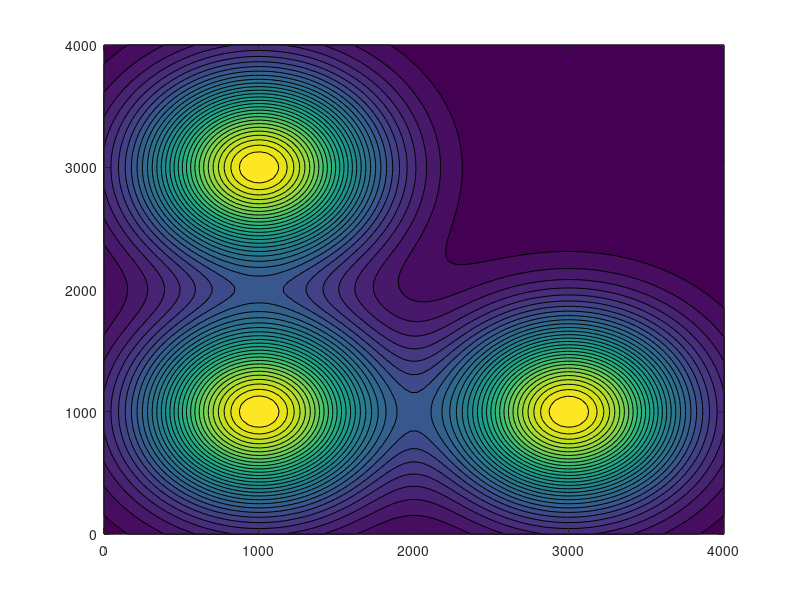

MATLAB code for this plot: (Note: this script raises an error after producing the figure.)
clc; clear; close all;

%% Generate Grid for Heatmap
x = linspace(0, 4000, 100);  % X-axis (0 to 4000 meters)
y = linspace(0, 4000, 100);  % Y-axis (0 to 4000 meters)
[X, Y] = meshgrid(x, y);

% Simulated Data: Example with three signal sources
signal_strength = -110 + 60 * (exp(-((X-1000).^2 + (Y-3000).^2)/5e5) + ...
                               exp(-((X-3000).^2 + (Y-1000).^2)/5e5) + ...
                               exp(-((X-1000).^2 + (Y-1000).^2)/5e5));

%% Plot Heatmap with Contours
figure;
contourf(X, Y, signal_strength, 30, 'LineColor', 'k'); % Filled contour plot
colormap(parula); % Set colormap
colorbar; % Add colorbar
caxis([-110 -50]); % Color range matching dBm scale

% Labels
xlabel('Distance (m)');
ylabel('Distance (m)');
title('Heatmap with Contours');
set(gca, 'FontSize', 12);
axis equal; % Ensure proper aspect ratio

%% Generate Frequency vs Power Data for Peak Detection
frequencies = [100 200 300 400 500 600 700 800 900 1000]; % Example strictly increasing values
power_levels = [-90 -85 -78 -88 -70 -60 -55 -80 -82 -75]; % Example power levels

% Ensure frequencies are strictly increasing
[frequencies, sortIdx] = sort(frequencies); % Sort frequencies in ascending order
power_levels = power_levels(sortIdx); % Apply same order to power levels

%% Find Peaks in Power Spectrum
[peak_powers, peak_indices] = findpeaks(power_levels, 'MinPeakHeight', -80);

% Convert peak indices to actual frequency values
peak_frequencies = frequencies(peak_indices);

% Display peak results
disp('Peak Power Levels:'), disp(peak_powers);
disp('Peak Frequencies:'), disp(peak_frequencies);

%% Plot Power Spectrum with Peaks
figure;
plot(frequencies, power_levels, '-o', 'LineWidth', 1.5);
hold on;
plot(peak_frequencies, peak_powers, 'ro', 'MarkerSize', 8, 'MarkerFaceColor', 'r'); % Mark peaks
hold off;
xlabel('Frequency (Hz)');
ylabel('Power Level (dBm)');
title('Peak Detection in Power Spectrum');
grid on;
